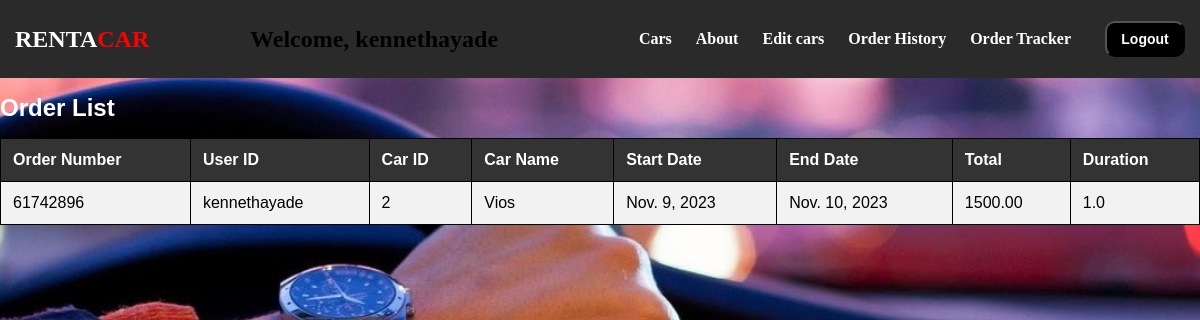
Before: /order_list/ (signed in) with the older database file.
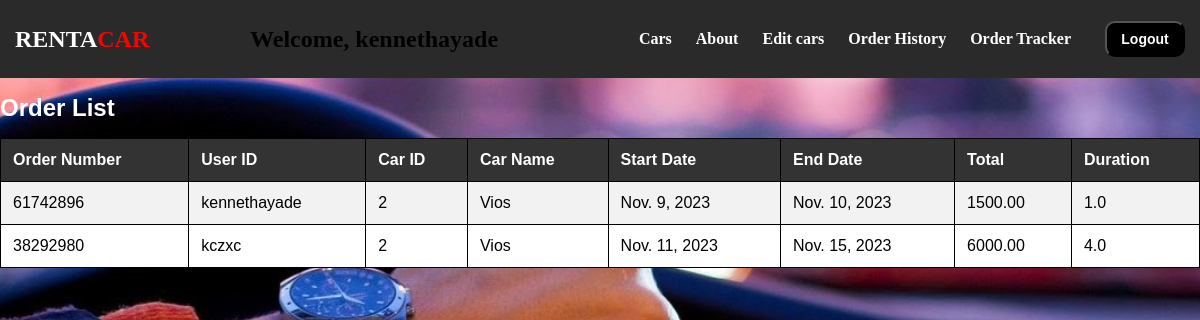
After: the same page with the newer database file.
### rentacar/models.py (models this page shows, shortened)
class Order(models.Model):
    PENDING = 0
    CONFIRMED = 1
    CANCELED = 2
    RESERVED = 3
    STATUS_CHOICES = [
        (PENDING, 'Pending'),
        (CONFIRMED, 'Confirmed'),
        (CANCELED, 'Canceled'),
        (RESERVED, 'Reserved')
    ]
    orderNumber = models.CharField(max_length=8, primary_key=True, unique=True)
    userid = models.ForeignKey(User, on_delete=models.CASCADE)
    carid = models.ForeignKey(Car, on_delete=models.CASCADE)
    carName = models.CharField(max_length=255)
    startDate = models.DateField(default=None)
    endDate = models.DateField(default=None)
    total = models.DecimalField(max_digits=10, decimal_places=2)
    duration = models.FloatField()
    status = models.IntegerField(choices=STATUS_CHOICES, default=PENDING)  # New status field

class Car(models.Model):
    CarID = models.AutoField(primary_key=True)
    carName = models.CharField(max_length=255)
    carType = models.CharField(max_length=100)
    carDescription = models.TextField()
    carRate = models.FloatField()
    carPic = models.ImageField(upload_to='car_pics/', blank=True, null=True)
    status = models.IntegerField(default=0)
    availability = models.IntegerField(default=0)

### rentacar/views.py (the view)
# urls.py: path('order_list/', views.order_list, name='order_list'),
def order_list(request):
    user = request.user
    if user.is_authenticated:
        if user.is_staff:
            orders = Order.objects.all()
        else:
            orders = Order.objects.filter(userid=user)
    else:
        orders = []
    context = {
        'user_is_admin': user.is_staff,
        'orders': orders,
    }
    return render(request, 'RentACar/order_list.html', context)

### rentacar/templates/RentACar/order_list.html (shortened to what this page needs)
{% load static %}
<!DOCTYPE html>
<html>
<head>
    <link rel="stylesheet" type="text/css" href="{% static 'RentACar/css/car_list.css' %}">
</head>
<body>
    <header>
        <nav class="navbar">
            <div class="navdiv">
                <div class="brand"><a href="{% url 'home' %}"><h1><span class="white-text">RENTA</span><span class="red-text">CAR</span></h1></a></div>
                <div class="centered-text" style="text-align: left;">
                    {% if user.is_authenticated %}
                    <h2>Welcome, {{ user.username }}</h2>
                    {% endif %}
                </div>
                <ul>
                    <li><a href="{% url 'cars' %}">Cars</a></li>
                    <li><a href="{% url 'about' %}">About</a></li>
                    {% if user_is_admin %}
                    <li><a href="{% url 'car_management' %}">Edit cars</a></li>
                    {% endif %}
                    {% if user.is_authenticated %}
                    <li><a href="{% url 'order_list' %}">Order History</a></li>
                    <li><a href="{% url 'order_tracker' %}">Order Tracker</a></li>
                    <button><a href="{% url 'logout' %}">Logout</a></button>
                    {% else %}
                    <button><a href="{% url 'login' %}">Login</a></button>
                    {% endif %}
                </ul>
            </div>
        </nav>
    </header>
    <div class="content">
        <div class="container">
            <h1>Order List</h1>
            <table>
                <tr>
                    <th>Order Number</th>
                    <th>User ID</th>
                    <th>Car ID</th>
                    <th>Car Name</th>
                    <th>Start Date</th>
                    <th>End Date</th>
                    <th>Total</th>
                    <th>Duration</th>
                </tr>
                {% for order in orders %}
                    <tr>
                        <td>{{ order.orderNumber }}</td>
                        <td>{{ order.userid.username }}</td>
                        <td>{{ order.carid.CarID }}</td>
                        <td>{{ order.carName }}</td>
                        <td>{{ order.startDate }}</td>
                        <td>{{ order.endDate }}</td>
                        <td>{{ order.total }}</td>
                        <td>{{ order.duration }}</td>
                    </tr>
                {% endfor %}
            </table>
        </div>
    </div>
</body>
</html>

Changed rows visible on the page:
added Order: orderNumber "38292980", userid.username "kczxc", carid.CarID "2", carName "Vios", startDate "Nov. 11, 2023", endDate "Nov. 15, 2023", total "6000.00", duration "4.0"
